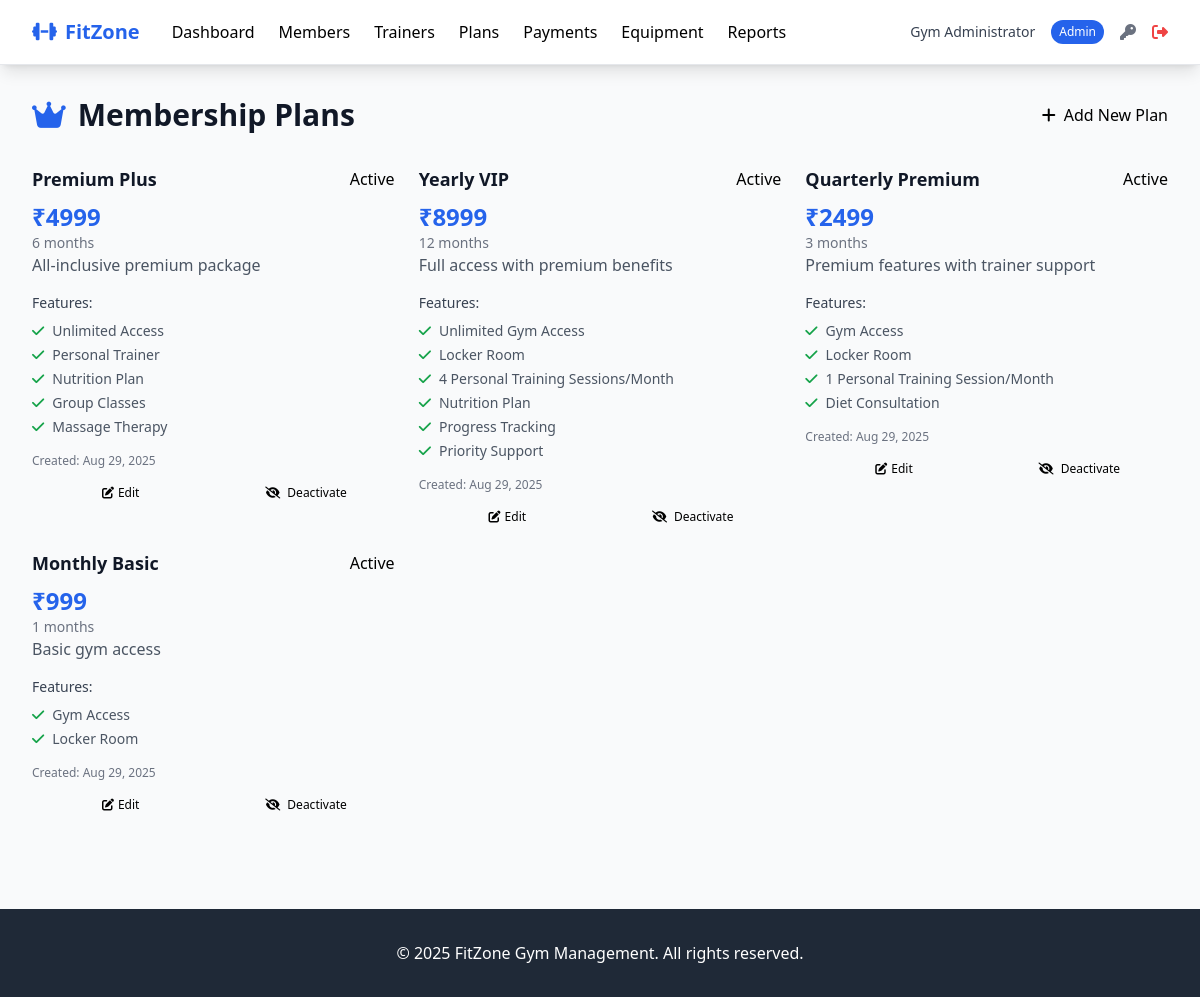
Page /admin/membership-plans (signed in) on the earlier database version.
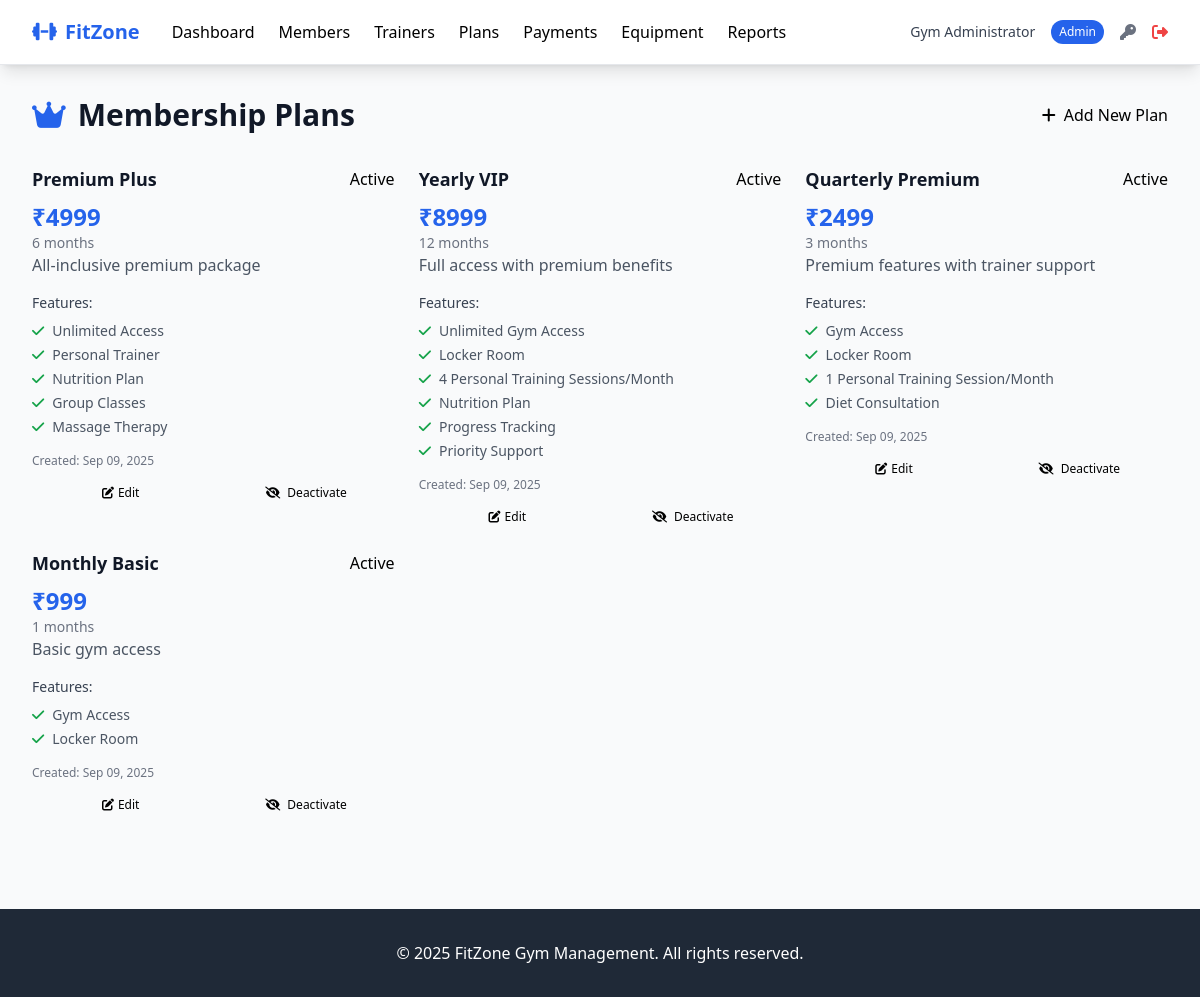
Same page on the later database version.
### tables this page shows
CREATE TABLE membership_plans (
            id INTEGER PRIMARY KEY AUTOINCREMENT,
            name TEXT NOT NULL,
            description TEXT,
            duration_months INTEGER NOT NULL,
            price DECIMAL(10,2) NOT NULL,
            features TEXT, -- JSON string
            is_active BOOLEAN DEFAULT 1,
            created_at TIMESTAMP DEFAULT CURRENT_TIMESTAMP,
            updated_at TIMESTAMP DEFAULT CURRENT_TIMESTAMP
        );

### routes/admin.py (the view)
@admin_bp.route('/membership-plans')
@admin_required
def membership_plans():
    plans = MembershipPlan.get_all()
    return render_template('admin/membership_plans.html', plans=plans)

### models/database.py (called while the page is built)
def get_db_connection(db_path='gym_management.db'):
    conn = sqlite3.connect(db_path)
    conn.row_factory = sqlite3.Row
    conn.execute("PRAGMA foreign_keys = ON")
    return conn

def execute_query(query, params=(), db_path='gym_management.db', fetch=False):
    conn = get_db_connection(db_path)
    cursor = conn.cursor()
    try:
        cursor.execute(query, params)
        if fetch:
            result = cursor.fetchall()
            conn.close()
            return result
        else:
            conn.commit()
            last_id = cursor.lastrowid
            conn.close()
            return last_id
    except Exception as e:
        conn.close()
        try:
            from flask import current_app
            current_app.logger.error(f"DB Error: {e} | Query: {query} | Params: {params}")
        except:
            print(f"DB Error: {e} | Query: {query} | Params: {params}")
        raise

### templates/admin/membership_plans.html (shortened to what this page needs)
{% extends "base.html" %}
{% block content %}
<div class="flex justify-between items-center mb-8">
    <h1 class="text-3xl font-bold text-gray-900">
        <i class="fas fa-crown mr-3 text-primary"></i>Membership Plans
    </h1>
    <a href="{{ url_for('admin.add_membership_plan') }}" class="btn btn-primary">
        <i class="fas fa-plus mr-2"></i>Add New Plan
    </a>
</div>
<div class="grid grid-cols-1 md:grid-cols-2 lg:grid-cols-3 gap-6">
    {% for plan in plans %}
    <div class="card {% if not plan.is_active %}opacity-60{% endif %}">
        <div class="card-header">
            <div class="flex justify-between items-center">
                <h3 class="text-lg font-semibold text-gray-900">{{ plan.name }}</h3>
                <span class="badge badge-{{ 'success' if plan.is_active else 'danger' }}">
                    {{ 'Active' if plan.is_active else 'Inactive' }}
                </span>
            </div>
            <div class="text-2xl font-bold text-primary mt-2">₹{{ plan.price }}</div>
            <div class="text-sm text-gray-500">{{ plan.duration_months }} months</div>
        </div>
        <div class="card-body">
            {% if plan.description %}
            <p class="text-gray-600 mb-4">{{ plan.description }}</p>
            {% endif %}
            {% if plan.features %}
                <div class="mb-4">
                    <h4 class="text-sm font-medium text-gray-700 mb-2">Features:</h4>
                    <ul class="space-y-1">
                        {% for feature in plan.features %}
                        <li class="flex items-center text-sm text-gray-600">
                            <i class="fas fa-check text-success mr-2"></i>
                            {{ feature }}
                        </li>
                        {% endfor %}
                    </ul>
                </div>
            {% endif %}
            <div class="text-xs text-gray-500 mb-4">
                Created: {{ plan.created_at.strftime('%b %d, %Y') }}
            </div>
            <div class="flex space-x-2">
                <button class="btn btn-primary text-xs flex-1">
                    <i class="fas fa-edit mr-1"></i>Edit
                </button>
                <button class="btn btn-secondary text-xs flex-1">
                    <i class="fas fa-{{ 'eye-slash' if plan.is_active else 'eye' }} mr-1"></i>
                    {{ 'Deactivate' if plan.is_active else 'Activate' }}
                </button>
            </div>
        </div>
    </div>
    {% endfor %}
</div>
{% endblock %}

Differences in the rows shown:
changed membership_plans "Premium Plus": created_at "Aug 29, 2025" → "Sep 09, 2025"
changed membership_plans "Yearly VIP": created_at "Aug 29, 2025" → "Sep 09, 2025"
changed membership_plans "Quarterly Premium": created_at "Aug 29, 2025" → "Sep 09, 2025"
changed membership_plans "Monthly Basic": created_at "Aug 29, 2025" → "Sep 09, 2025"
